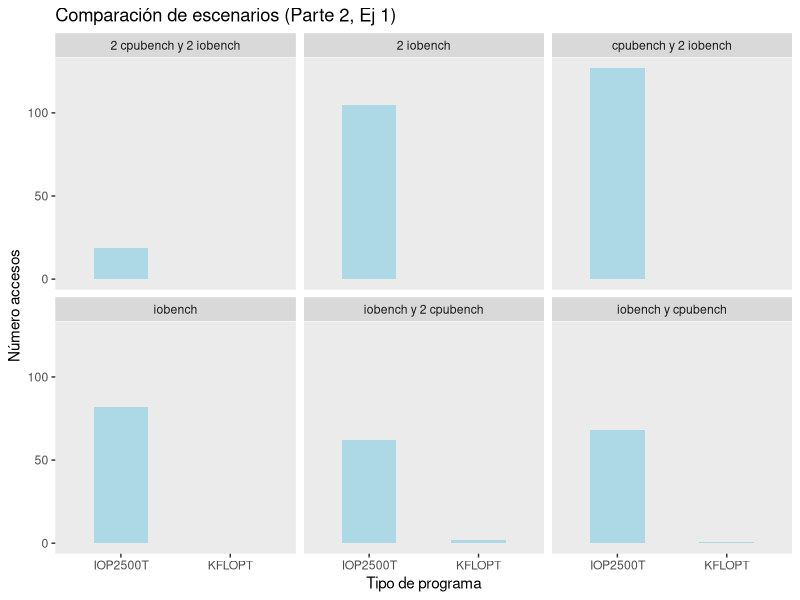

This chart was generated by the following R code:
######### Ejecucion #########

#> $ Rscript plot.R

######### Packages  #########
packages <- c("readxl", "tseries", "dynlm", "mFilter", "ggplot2", "dplyr")
sapply(packages, require, character.only = TRUE)

######### bases #########

# cpubench <- read.table("cpubench.txt", quote="\"", comment.char="")
# c0 <- mean(cpubench[,2])

cpubench_2iobench <- read.table("cpubench_2iobench.txt", quote="\"", comment.char="")
c1 <- filter(cpubench_2iobench, V3 == "KFLOPT")
c1 <- mean(c1[,2])

i1 <- filter(cpubench_2iobench, V3 == "IOP2500T")
i1 <- mean(i1[,2])
i1 

# cpubench2 <- read.table("2cpubench.txt", quote="\"", comment.char="")
# c2 <- mean(cpubench2[,2])

cpubench2_2iobench <- read.table("2cpubench_2iobench.txt", quote="\"", comment.char="")
c3 <- filter(cpubench2_2iobench, V3 == "KFLOPT")
c3 <- mean(c3[,2])

i3 <- filter(cpubench2_2iobench, V3 == "IOP2500T")
i3 <- mean(i3[,2])

iobench <- read.table("iobench.txt", quote="\"", comment.char="")
i4 <- filter(iobench, V3 == "IOP2500T")
i4 <- mean(i4[,2])

iobench_2cpubench <- read.table("iobench_2cpubench.txt", quote="\"", comment.char="")
c5 <- filter(iobench_2cpubench, V3 == "KFLOPT")
c5 <- mean(c5[,2])

i5 <- filter(iobench_2cpubench, V3 == "IOP2500T")
i5 <- mean(i5[,2])

iobench_cpubench <- read.table("iobench_cpubench.txt", quote="\"", comment.char="")
c6 <- filter(iobench_cpubench, V3 == "KFLOPT")
c6 <- mean(c6[,2])

i6 <- filter(iobench_cpubench, V3 == "IOP2500T")
i6 <- mean(i6[,2])

iobench2 <- read.table("2iobench.txt", quote="\"", comment.char="")
i7 <- filter(iobench2, V3 == "IOP2500T")
i7 <- mean(i7[,2])

escenarios <- c("cpubench_2iobench(c1)","cpubench_2iobench(i1)", "cpubench2_2iobench(c3)",
                "cpubench2_2iobench(i3)", "iobench(4)", "iobench_2cpubench(c5)", "iobench_2cpubench(i5)",
                "iobench_cpubench(c6)", "iobench_cpubench(i6)", "cpubench2")
promedios <- c(c(c1,i1), c(c3,i3), c(i4), c(c5,i5), c(c6,i6), c(i7))

table <- data.frame(escenarios, promedios)
table

######### plot y .png #########

png(file = "plot_part4_es3.png")
bind_rows("cpubench y 2 iobench" = cpubench_2iobench,
          "2 cpubench y 2 iobench" = cpubench2_2iobench,
          "iobench" = iobench, "iobench y 2 cpubench" = iobench_2cpubench,
          "iobench y cpubench" = iobench_cpubench, "2 iobench" = iobench2,
          .id = "id") %>%
    ggplot(mapping = aes(x = V3)) +
        geom_bar(width=0.5, fill='lightblue') +
        facet_wrap(~id) +
        theme(panel.grid = element_blank()) +
        labs(title = "Comparación de escenarios (Parte 2, Ej 1)", y = "Número accesos", x= "Tipo de programa") 
dev.off()
